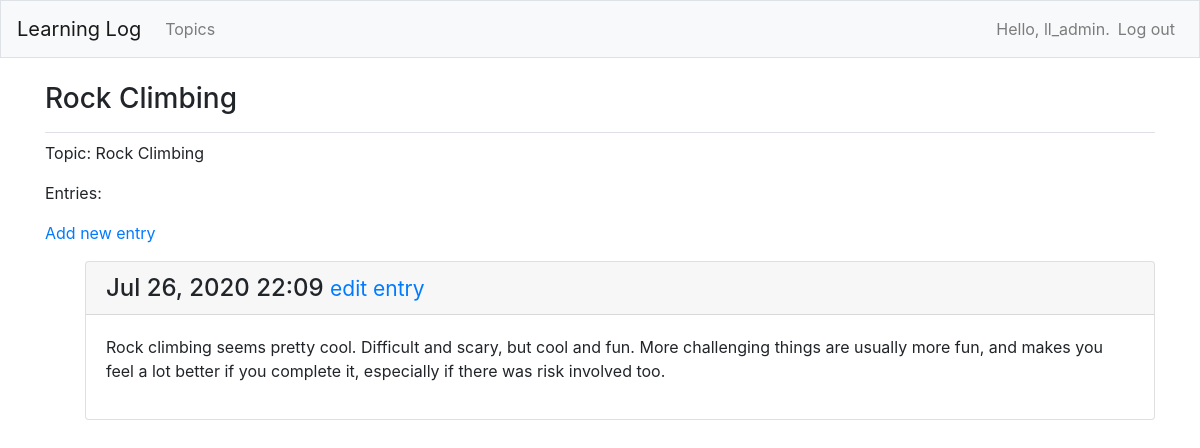
The page /topics/2/ (signed in) on the database its author committed.
### learning_logs/models.py (models this page shows, shortened)
class Topic(models.Model):
    text = models.CharField(max_length=200)
    date_added = models.DateTimeField(auto_now_add=True)
    owner = models.ForeignKey(User, on_delete=models.CASCADE)
    def __str__(self):
        return self.text

class Entry(models.Model):
    topic = models.ForeignKey(Topic, on_delete=models.CASCADE)
    text = models.TextField()
    date_added = models.DateTimeField(auto_now_add=True)
    class Meta:
        verbose_name_plural = 'entries'

### learning_logs/views.py (the view)
# urls.py: path('topics/<int:topic_id>/', views.topic, name='topic'),
@login_required
def topic(request, topic_id):
    topic = Topic.objects.get(id=topic_id)
    if topic.owner != request.user:
        raise Http404
    entries = topic.entry_set.order_by('-date_added')
    context = {'topic': topic, 'entries': entries}
    return render(request, 'learning_logs/topic.html', context)

### learning_logs/templates/learning_logs/topic.html (shortened to what this page needs)
<!DOCTYPE html>
<html lang="en">
<head>
</head>
{% extends 'learning_logs/base.html' %}
{% block page_header %}
    <h3>{{ topic }}</h3>
{% endblock page_header %}
{% block content %}
    <p>Topic: {{ topic }}</p>
    <p>Entries:</p>
    <p>
        <a href="{% url 'learning_logs:new_entry' topic.id %}">Add new entry</a>
    </p>
    <ul>
        {% for entry in entries %}
            <div class="card mb-3">
                <h4 class="card-header">
                    {{ entry.date_added|date:'M d, Y H:i' }}
                    <small><a href="{% url 'learning_logs:edit_entry' entry.id %}">
                        edit entry</a></small>
                </h4>
                <div class="card-body">
                    {{ entry.text|linebreaks }}
                </div>
            </div>
        {% empty %}
            <li>There are no entries for this topic yet.</li>
        {% endfor %}
    </ul>
{% endblock content %}

### learning_logs/templates/learning_logs/base.html (shortened to what this page needs)
{% load bootstrap4 %}
<!DOCTYPE html>
<html lang="en">
<head>
    {% bootstrap_css %}
</head>
<body>
    <nav class="navbar navbar-expand-md navbar-light bg-light mb-4 border">
        <a class="navbar-brand" href="{% url 'learning_logs:index'%}">Learning Log</a>
        <div class="collapse navbar-collapse" id="navbarCollapse">
            <ul class="navbar-nav mr-auto">
                <li class="nav-item">
                    <a class="nav-link" href="{% url 'learning_logs:topics' %}">
                        Topics</a></li>
            </ul>
            <ul class="navbar-nav ml-auto">
                {% if user.is_authenticated %}
                    <li class="nav-item">
                        <span class="navbar-text"}">
                        Hello, {{ user.username }}.</span>
                    </li>
                    <li class="nav-item">
                        <a class="nav-link" href="{% url 'users:logout' %}">Log out</a>
                    </li>
                {% else %}
                    <li class="nav-item">
                        <a class="nav-link" href="{% url 'users:register' %}">Register</a>
                    </li>
                    <li class="nav-item">
                        <a class="nav-link" href="{% url 'users:login' %}">Log in</a></li>
                {% endif %}
            </ul>
        </div>
    </nav>
    <main role="main" class="container">
        <div class="pb-2 mb-2 border-bottom">
            {% block page_header %}{% endblock page_header %}
        </div>
        <div>
            {% block content %}{% endblock content %}
        </div>
    </main>
</body>
</html>

### rows shown on the page
Topic: text "Rock Climbing"
Entry: date_added "Jul 26, 2020 22:09", text "Rock climbing seems pretty cool. Difficult and scary, but cool and fun. More challenging things are usually more fun, and makes you feel a lot better if you complete it, especially if there was risk involved too."

### other values the page prints
{{ user.username }} "ll_admin"
